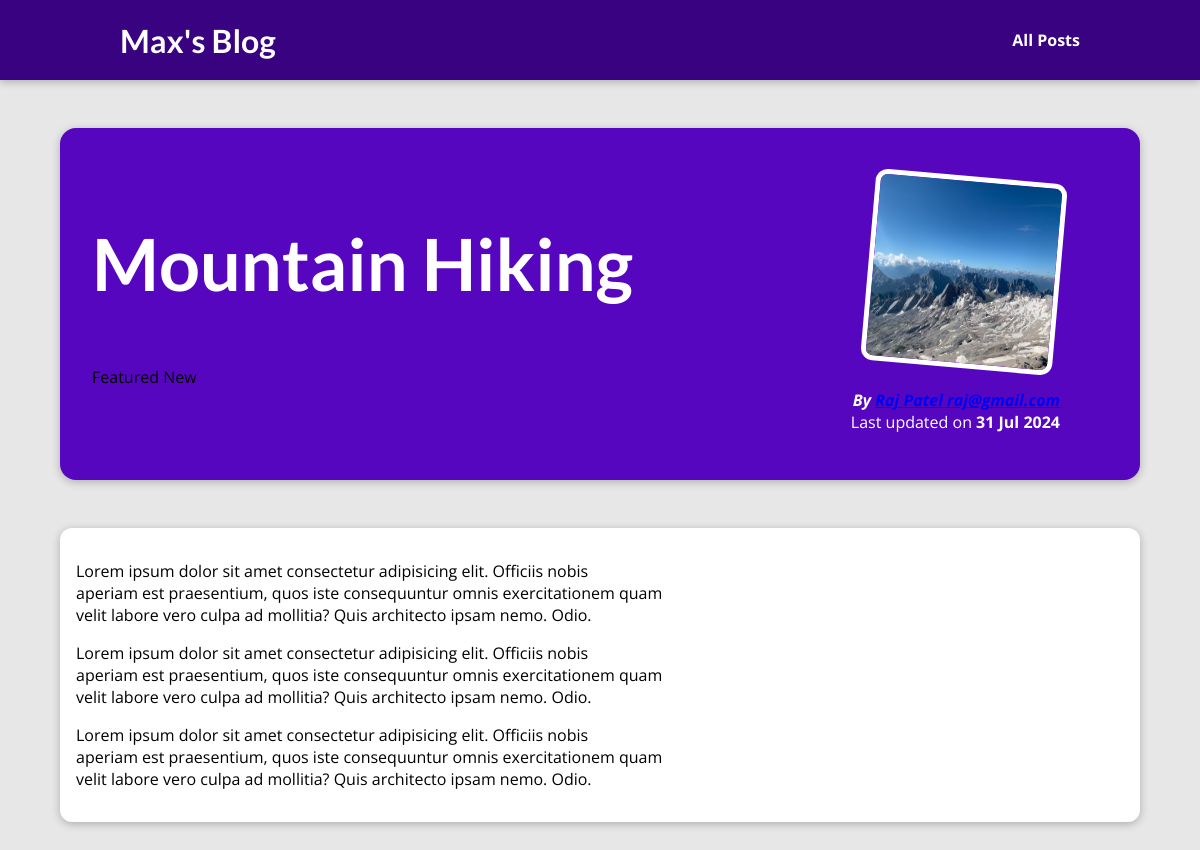
The page /posts/hike-in-the-mountains on the database its author committed.
### blog/models.py (models this page shows, shortened)
class Post(models.Model):
    title = models.CharField(max_length=150)
    excerpt = models.CharField(max_length=200)
    image_name = models.CharField(max_length=100)
    date = models.DateField(auto_now=True)      # auto_now save current time, when we save our data model.
    slug = models.SlugField(unique=True, db_index=True)
    content = models.TextField(validators=[MinLengthValidator(10)])
    author = models.ForeignKey(Author, on_delete=models.SET_NULL, null=True, related_name='posts')      # here on author delete post author is set to null not delete the entire post.
    tags = models.ManyToManyField(Tag)

class Tag(models.Model):
    caption = models.CharField(max_length=20)

class Author(models.Model):
    first_name = models.CharField(max_length=15)
    last_name = models.CharField(max_length=15)
    email = models.EmailField(max_length=254)
    def __str__(self):
        return f'{self.first_name} {self.last_name} {self.email}'

### blog/views.py (the view)
# urls.py: path("posts/<slug:slug>", views.post_detail, name="post-detail-page")  # posts/my-first-post
def post_detail(request, slug):  # we should accept slug here bcs in url.py file we use slug as parameter, and we need to catch it when request was happen by user for a particular blog.
    identified_post = get_object_or_404(Post, slug=slug)     # also without using 404 write like: Post.objects.get(slug=slug)
    return render(request, 'blog/post-detail.html', {
        'post': identified_post,
        'post_tags': identified_post.tags.all()    # we need to do this because our tsg is many to many field and we can't use it with (for tag in post.tag)
    })

### blog/templates/blog/post-detail.html (shortened to what this page needs)
{% extends "base.html" %}
{% load static %}
{% block css_files %}
    <link rel="stylesheet" href="{% static 'blog/post-detail.css' %}"/>
{% endblock %}
{% block content %}
    <section id="summary">
        <h2>{{ post.title }}</h2>
        <div>
            {% for tag in post_tags %}
            <span> {{ tag.caption }}</span>
            {% endfor %}
        </div>
        <article>
            <img src="{% static 'blog/images/'|add:post.image_name %}" alt="Post Title">
            <address>By <a href='mailto:{{ post.author.email}}'>{{ post.author }}</a></address>
            <div>
                Last updated on <time>{{ post.date|date:'d M Y' }}</time>
            </div>
        </article>
    </section>
    <main>
        {{ post.content|linebreaks }}
    </main>
{% endblock %}

### templates/base.html (shortened to what this page needs)
{% load static %}
<!DOCTYPE html>
<html lang="en">
<head>
    <link rel="stylesheet" href="{% static 'app.css' %}">
    {% block css_files %}{% endblock %}
</head>
<body>
    <header id="main-navigation">
        <h1><a href='{% url "starting-page"%}'>Max's Blog</a></h1>
        <nav>
            <a href='{% url "posts-page"%}'>All Posts</a>
        </nav>
    </header>
    {% block content %}
    {% endblock %}
</body>
</html>

### static/app.css (style rules this page uses)
* { box-sizing: border-box; }
html { font-family: 'Open Sans', 'Lato', sans-serif; }
body { margin: 0; }
h1, h2, h3 { font-family: 'Lato', sans-serif; font-weight: bold; }
#main-navigation { width: 100%; height: 5rem; display: flex; justify-content: space-between; align-items: center; padding: 0 10%; position: absolute; top: 0; left: 0; }
#main-navigation a { text-decoration: none; color: white; font-weight: bold; }

### blog/static/blog/post-detail.css (style rules this page uses)
body { background-color: #e7e7e7; }
#main-navigation { background-color: #390281; box-shadow: 0 2px 8px rgba(0, 0, 0, 0.25); }
#summary { margin: 8rem auto 3rem auto; padding: 2rem; width: 90%; max-width: 90rem; border-radius: 16px; background-color: #5706c0; position: relative; box-shadow: 0 2px 8px rgba(0, 0, 0, 0.25); height: 22rem; }
#summary h2 { color: white; font-size: 4.5rem; }
#summary article { position: absolute; top: 2rem; right: 3rem; padding: 1rem 2rem; border-radius: 12px; text-align: right; color: white; }
#summary article img { width: 12rem; height: 12rem; border-radius: 12px; transform: rotateZ(5deg); border: 5px solid white; margin-bottom: 1rem; }
#summary address { font-weight: bold; }
#summary time { font-weight: bold; }
main { width: 90%; max-width: 90rem; margin: 3rem auto; background-color: white; padding: 1rem; border-radius: 12px; box-shadow: 0 2px 8px rgba(0, 0, 0, 0.25); }

### rows shown on the page
Post: title "Mountain Hiking", image_name (picture), author "Raj Patel raj@gmail.com", date "31 Jul 2024", content "Lorem ipsum dolor sit amet consectetur adipisicing elit. Officiis nobis aperiam est praesentium, quos iste consequuntur omnis exercitationem quam velit labore vero culpa ad mollitia? Quis architecto ipsam nemo. Odio. Lorem ipsum dolor sit amet consectetur adipisicing elit. Officiis nobis aperiam est praesentium, quos iste consequuntur omnis exercitationem quam velit labore vero culpa ad mollitia? Quis architecto ipsam nemo. Odio. Lorem ipsum dolor sit amet consectetur adipisicing elit. Officiis nobis aperiam est praesentium, quos iste consequuntur omnis exercitationem quam velit labore vero culpa ad mollitia? Quis architecto ipsam nemo. Odio."
Tag: caption "Featured"
Tag: caption "New"
